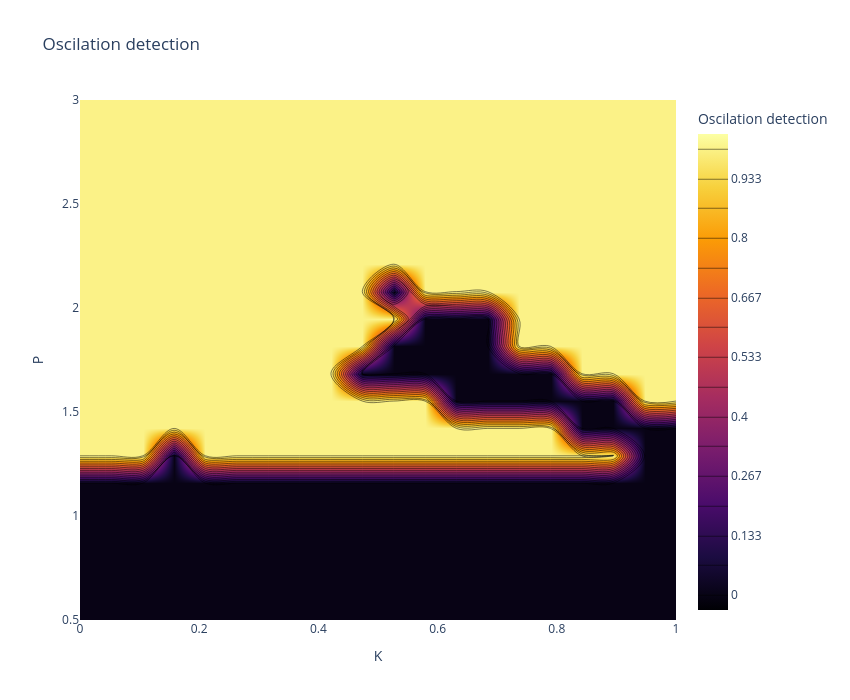
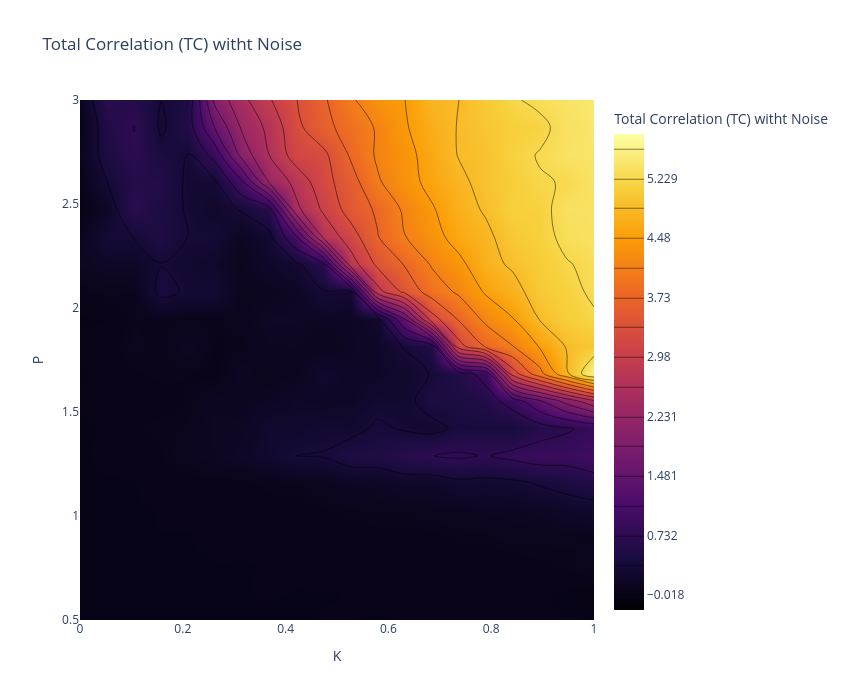
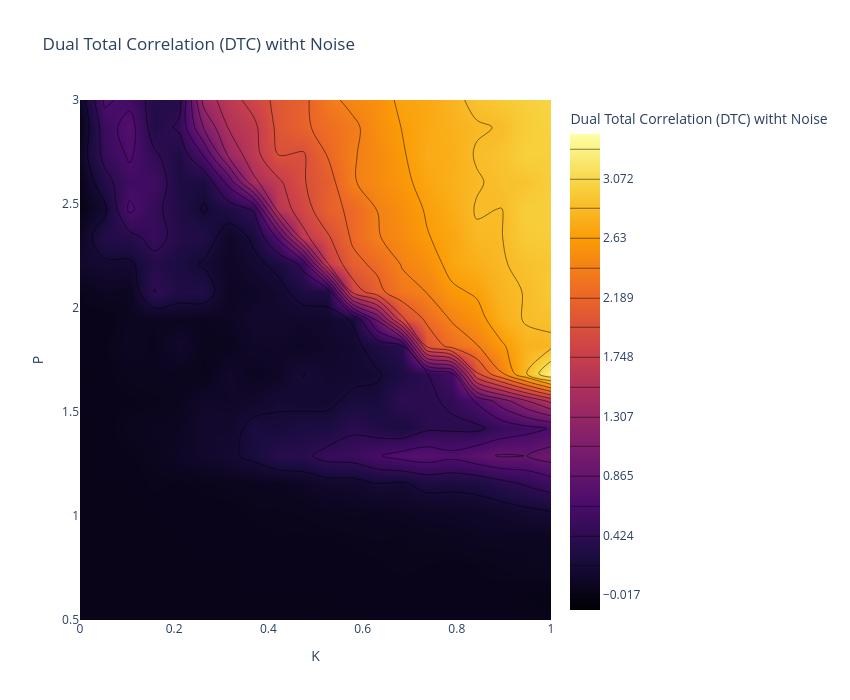
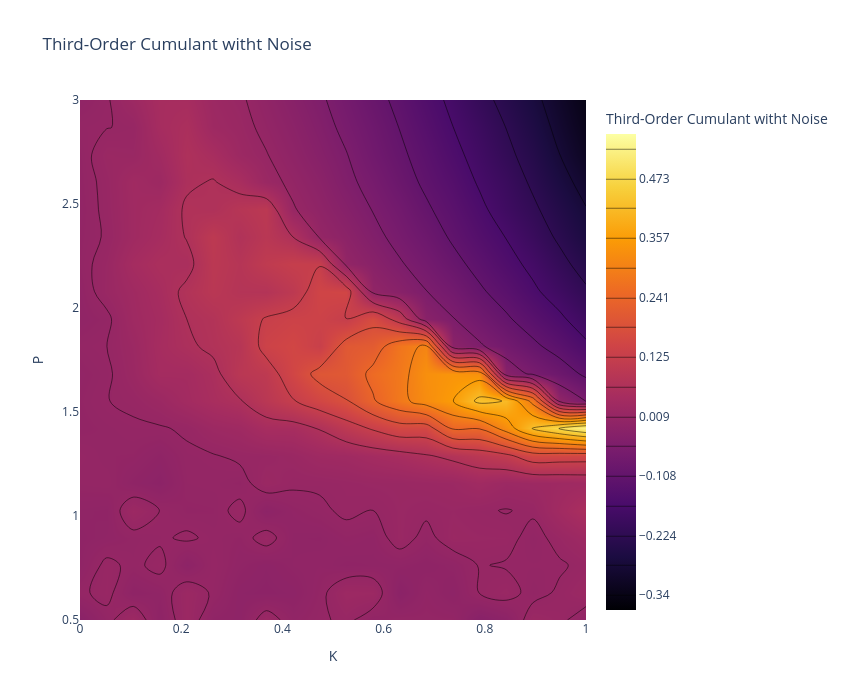

Here is the notebook cell these charts were saved with, in order:
### Markdown cell above
---
## **7. Oscillation Detection in $(P \times K$) Space** with noise
We perform a parameter sweep to detect oscillations in the $(P \times K$) space.

### Code cell
A_values = np.linspace(0.5, 3, 20)
K_values = np.linspace(0.0, 1.0, 20)
K3_values = np.linspace(0.0, 1.0, 20)
sigma_E = 0.03
#T=150 # 2 minutes
T=375


# Matrices to store metrics with noise
TC_map_noise = np.zeros((len(P_values), len(K_values)))
DTC_map_noise = np.zeros((len(P_values), len(K_values)))
Cumulant_map_noise = np.zeros((len(P_values), len(K_values)))
PowerCorr_map_noise = np.zeros((len(P_values), len(K_values)))
Entropy_map_noise = np.zeros((len(P_values), len(K_values)))  # Nueva métrica
Entropy_map_skew = np.zeros((len(P_values), len(K3_values)))  # Nueva métrica
Entropy_map_kurt = np.zeros((len(P_values), len(K3_values)))  # Nueva métrica

TC_ksg_map = np.zeros((len(A_values), len(K3_values)))
DTC_ksg_map = np.zeros((len(A_values), len(K3_values)))
Oinfo_ksg_map = np.zeros((len(A_values), len(K3_values)))


# Matrix to store oscillation detection with noise
oscillation_map_noise = np.zeros((len(P_values), len(K3_values)), dtype=int)
# mean_map = np.zeros((len(P_values), len(K_values), N_nodes))

#initial state
seed = 42
rng = np.random.default_rng(seed)
state0 = 0.1 * rng.standard_normal(2 * N_nodes)

# Create folder for raw simulated signals
sim_folder = '../simulations/3rd_order_additive_ak'
os.makedirs(sim_folder, exist_ok=True)

for i, A_val in enumerate(A_values):
    for j, K3_val in enumerate(K3_values):
        # Simulation with noise using the existing function for higher-order interactions
        # t, states = simulate_wc_stochastic(state0, P_val, K3_val, M, T, dt, sigma_E=sigma_E, higher_order=True, T_ho=T_ho)
        A_vec = np.array([A_val, A_val, A_val])
        #t, states = simulate_wc_stochastic(state0, P_vec, K3_val, M, T, dt, sigma_E = sigma_E, higher_order=True, T_ho=T_ho)
        t, states = simulate_wc_higher_order_stochastic_a(state0, A_vec, K3_val, T_ho, T, dt, sigma_E, P=7)
    
        start_idx = int(0.2 * len(t))
        E_node = states[start_idx:, :N_nodes]
        I_node = states[start_idx:, N_nodes:]

        # Oscillation detection using the existing function
        is_lc1, _, _, _ = detect_limit_cycle_poincare(E_node[:, 0], I_node[:, 0], dt, threshold_ratio=0.05, period_cv_threshold=0.05)
        is_lc2, _, _, _ = detect_limit_cycle_poincare(E_node[:, 0], I_node[:, 0], dt, threshold_ratio=0.05, period_cv_threshold=0.05)
        is_lc3, _, _, _ = detect_limit_cycle_poincare(E_node[:, 0], I_node[:, 0], dt, threshold_ratio=0.05, period_cv_threshold=0.05)
        oscillation_map_noise[i, j]  = int((is_lc1==True) and (is_lc2==True) and (is_lc3==True))

        # quitar transiente (ej. mitad inicial)
        # cut = int(0.5 * len(t))
        # E_ss = E_node[cut:, :]
        # mean firing per node
        # mean_map[i, j, :] = np.mean(E_ss, axis=0)


        # Remove transient
        E = states[start_idx:, :N_nodes]

        # Data matrix for higher-order metrics
        X = E.copy()

        # Covariance matrix
        Sigma = np.cov(X.T)

        # Higher-order metrics using the existing functions
        TC_map_noise[i, j] = TC_gauss(Sigma)
        DTC_map_noise[i, j] = DTC_gauss(Sigma)
        skew, kurt = dev_gauss(X)  # Cálculo de la entropía
        Entropy_map_skew[i, j] = skew
        Entropy_map_kurt[i, j] = kurt
        #Entropy_map_noise[i, j] = dev_gauss(Sigma)  # Cálculo de la entropía
        if X.shape[1] == 3:
            Cumulant_map_noise[i, j] = cumulants(X)
            PowerCorr_map_noise[i, j] = powercorr(X)

        # --- KSG non-parametric metrics ---
        if X.shape[1] == 3:
            TC_ksg_map[i, j] = TC_ksg(X)
            DTC_ksg_map[i, j] = DTC_ksg(X)
            Oinfo_ksg_map[i, j] = Oinfo_ksg(X)

        # --- Save raw simulated signals ---
        I_node_save = states[start_idx:, N_nodes:]
        np.savez_compressed(
            sim_folder + '/signals_i' + str(i).zfill(2) + '_j' + str(j).zfill(2) + '.npz',
            E=E, I=I_node_save,
            row_val=A_val, col_val=K3_val
        )

    if (i + 1) % 5 == 0:
        print(f"Progress: {i+1}/{len(P_values)}")

# Visualization using the existing function
# plot_oscillation_map(oscillation_map_noise, P_values, K3_values, title="Oscillation Detection (P-K3) with Noise")

# Visualization using the existing functions

#cleaing the matrix
TC_clean = clean_rowwise_signed(TC_map_noise, n_std=2)
DTC_clean = clean_rowwise_signed(DTC_map_noise, n_std=2)
Cumulant_clean = clean_rowwise_signed(Cumulant_map_noise,n_std=2)
PowerCorr_clean = clean_rowwise_signed(PowerCorr_map_noise,n_std=2)
Skew_clean = clean_rowwise_signed(Entropy_map_skew,n_std=2)
Kurt_clean = clean_rowwise_signed(Entropy_map_kurt,n_std=2)

TC_ksg_clean = clean_rowwise_signed(TC_ksg_map, n_std=2)
DTC_ksg_clean = clean_rowwise_signed(DTC_ksg_map, n_std=2)
Oinfo_ksg_clean = clean_rowwise_signed(Oinfo_ksg_map, n_std=2)

# visualization the matrix cleaned
plot_metrics_contour(oscillation_map_noise, A_values, K3_values, title="Oscilation detection")

plot_metrics_contour(TC_clean, A_values, K3_values, title="Total Correlation (TC) witht Noise")
plot_metrics_contour(DTC_clean, A_values, K3_values, title="Dual Total Correlation (DTC) witht Noise")
plot_metrics_contour(Cumulant_clean, A_values, K3_values, title="Third-Order Cumulant witht Noise")
plot_metrics_contour(PowerCorr_clean, A_values, K3_values, title="Triple Power Correlation witht Noise")
plot_metrics_contour(Skew_clean, A_values, K3_values, title="skew with Noise")
plot_metrics_contour(Kurt_clean, A_values, K3_values, title="Kurt with Noise")

plot_metrics_contour(TC_ksg_clean, A_values, K3_values, title="TC KSG with Noise")
plot_metrics_contour(DTC_ksg_clean, A_values, K3_values, title="DTC KSG with Noise")
plot_metrics_contour(Oinfo_ksg_clean, A_values, K3_values, title="O-info KSG with Noise")


#os.makedirs("results", exist_ok=True)
np.savez_compressed(
    "../results/metrics_Coupling_noise_a.npz",
    oscillation_map=oscillation_map_noise,
    TC=TC_clean,
    DTC=DTC_clean,
    cumulant=Cumulant_clean,
    powercorr=PowerCorr_clean,
    skew=Skew_clean,
    kurt=Kurt_clean,
    TC_ksg=TC_ksg_clean,
    DTC_ksg=DTC_ksg_clean,
    Oinfo_ksg=Oinfo_ksg_clean,
    P=P_values,
    K3=K3_values
)


np.savez_compressed(
    "../results/raw_metrics_Coupling_noise_a.npz",
    oscillation_map=oscillation_map_noise,
    TC=TC_map_noise,
    DTC=DTC_map_noise,
    cumulant=Cumulant_map_noise,
    powercorr=PowerCorr_map_noise,
    skew=Entropy_map_skew,
    kurt=Entropy_map_kurt,
    TC_ksg=TC_ksg_map,
    DTC_ksg=DTC_ksg_map,
    Oinfo_ksg=Oinfo_ksg_map,
    P=P_values,
    K3=K3_values
)

### Figure 1 — Plotly figure (JSON) as saved in the notebook; plotly's stock layout.template omitted (floating-point values rounded to 4 significant figures; data arrays with more than 128 entries replaced by an {"elided": "..."} marker saying what was removed)
{"data": [{"colorbar": {"title": {"text": "Oscilation detection"}}, "colorscale": [[0, "#000004"], [0.1111, "#1b0c41"], [0.2222, "#4a0c6b"], [0.3333, "#781c6d"], [0.4444, "#a52c60"], [0.5556, "#cf4446"], [0.6667, "#ed6925"], [0.7778, "#fb9b06"], [0.8889, "#f7d13d"], [1, "#fcffa4"]], "contours": {"coloring": "heatmap", "end": 1, "showlines": true, "size": 0.06667, "start": 0}, "type": "contour", "x": [0.0, 0.05263, 0.1053, 0.1579, 0.2105, 0.2632, 0.3158, 0.3684, 0.4211, 0.4737, 0.5263, 0.5789, 0.6316, 0.6842, 0.7368, 0.7895, 0.8421, 0.8947, 0.9474, 1.0], "y": [0.5, 0.6316, 0.7632, 0.8947, 1.026, 1.158, 1.289, 1.421, 1.553, 1.684, 1.816, 1.947, 2.079, 2.211, 2.342, 2.474, 2.605, 2.737, 2.868, 3.0], "z": {"elided": "20x20 int values"}}], "layout": {"height": 700, "title": {"text": "Oscilation detection"}, "width": 850, "xaxis": {"title": {"text": "K"}}, "yaxis": {"title": {"text": "P"}}}}

### Figure 2 — Plotly figure (JSON) as saved in the notebook; plotly's stock layout.template omitted (floating-point values rounded to 4 significant figures; data arrays with more than 128 entries replaced by an {"elided": "..."} marker saying what was removed)
{"data": [{"colorbar": {"title": {"text": "Total Correlation (TC) witht Noise"}}, "colorscale": [[0, "#000004"], [0.1111, "#1b0c41"], [0.2222, "#4a0c6b"], [0.3333, "#781c6d"], [0.4444, "#a52c60"], [0.5556, "#cf4446"], [0.6667, "#ed6925"], [0.7778, "#fb9b06"], [0.8889, "#f7d13d"], [1, "#fcffa4"]], "contours": {"coloring": "heatmap", "end": 5.604, "showlines": true, "size": 0.3748, "start": -0.01802}, "type": "contour", "x": [0.0, 0.05263, 0.1053, 0.1579, 0.2105, 0.2632, 0.3158, 0.3684, 0.4211, 0.4737, 0.5263, 0.5789, 0.6316, 0.6842, 0.7368, 0.7895, 0.8421, 0.8947, 0.9474, 1.0], "y": [0.5, 0.6316, 0.7632, 0.8947, 1.026, 1.158, 1.289, 1.421, 1.553, 1.684, 1.816, 1.947, 2.079, 2.211, 2.342, 2.474, 2.605, 2.737, 2.868, 3.0], "z": {"elided": "20x20 float values"}}], "layout": {"height": 700, "title": {"text": "Total Correlation (TC) witht Noise"}, "width": 850, "xaxis": {"title": {"text": "K"}}, "yaxis": {"title": {"text": "P"}}}}

### Figure 3 — Plotly figure (JSON) as saved in the notebook; plotly's stock layout.template omitted (floating-point values rounded to 4 significant figures; data arrays with more than 128 entries replaced by an {"elided": "..."} marker saying what was removed)
{"data": [{"colorbar": {"title": {"text": "Dual Total Correlation (DTC) witht Noise"}}, "colorscale": [[0, "#000004"], [0.1111, "#1b0c41"], [0.2222, "#4a0c6b"], [0.3333, "#781c6d"], [0.4444, "#a52c60"], [0.5556, "#cf4446"], [0.6667, "#ed6925"], [0.7778, "#fb9b06"], [0.8889, "#f7d13d"], [1, "#fcffa4"]], "contours": {"coloring": "heatmap", "end": 3.292, "showlines": true, "size": 0.2206, "start": -0.01698}, "type": "contour", "x": [0.0, 0.05263, 0.1053, 0.1579, 0.2105, 0.2632, 0.3158, 0.3684, 0.4211, 0.4737, 0.5263, 0.5789, 0.6316, 0.6842, 0.7368, 0.7895, 0.8421, 0.8947, 0.9474, 1.0], "y": [0.5, 0.6316, 0.7632, 0.8947, 1.026, 1.158, 1.289, 1.421, 1.553, 1.684, 1.816, 1.947, 2.079, 2.211, 2.342, 2.474, 2.605, 2.737, 2.868, 3.0], "z": {"elided": "20x20 float values"}}], "layout": {"height": 700, "title": {"text": "Dual Total Correlation (DTC) witht Noise"}, "width": 850, "xaxis": {"title": {"text": "K"}}, "yaxis": {"title": {"text": "P"}}}}

### Figure 4 — Plotly figure (JSON) as saved in the notebook; plotly's stock layout.template omitted (floating-point values rounded to 4 significant figures; data arrays with more than 128 entries replaced by an {"elided": "..."} marker saying what was removed)
{"data": [{"colorbar": {"title": {"text": "Third-Order Cumulant witht Noise"}}, "colorscale": [[0, "#000004"], [0.1111, "#1b0c41"], [0.2222, "#4a0c6b"], [0.3333, "#781c6d"], [0.4444, "#a52c60"], [0.5556, "#cf4446"], [0.6667, "#ed6925"], [0.7778, "#fb9b06"], [0.8889, "#f7d13d"], [1, "#fcffa4"]], "contours": {"coloring": "heatmap", "end": 0.5312, "showlines": true, "size": 0.05807, "start": -0.3398}, "type": "contour", "x": [0.0, 0.05263, 0.1053, 0.1579, 0.2105, 0.2632, 0.3158, 0.3684, 0.4211, 0.4737, 0.5263, 0.5789, 0.6316, 0.6842, 0.7368, 0.7895, 0.8421, 0.8947, 0.9474, 1.0], "y": [0.5, 0.6316, 0.7632, 0.8947, 1.026, 1.158, 1.289, 1.421, 1.553, 1.684, 1.816, 1.947, 2.079, 2.211, 2.342, 2.474, 2.605, 2.737, 2.868, 3.0], "z": {"elided": "20x20 float values"}}], "layout": {"height": 700, "title": {"text": "Third-Order Cumulant witht Noise"}, "width": 850, "xaxis": {"title": {"text": "K"}}, "yaxis": {"title": {"text": "P"}}}}
